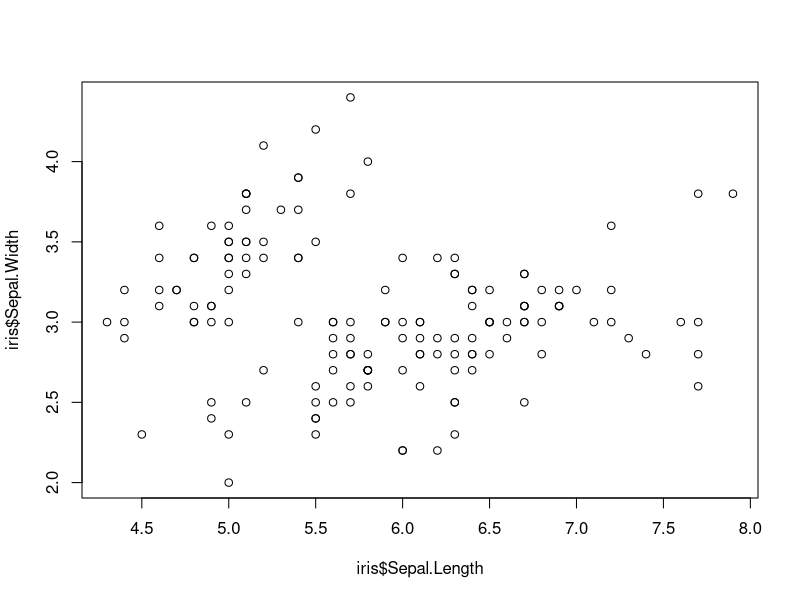
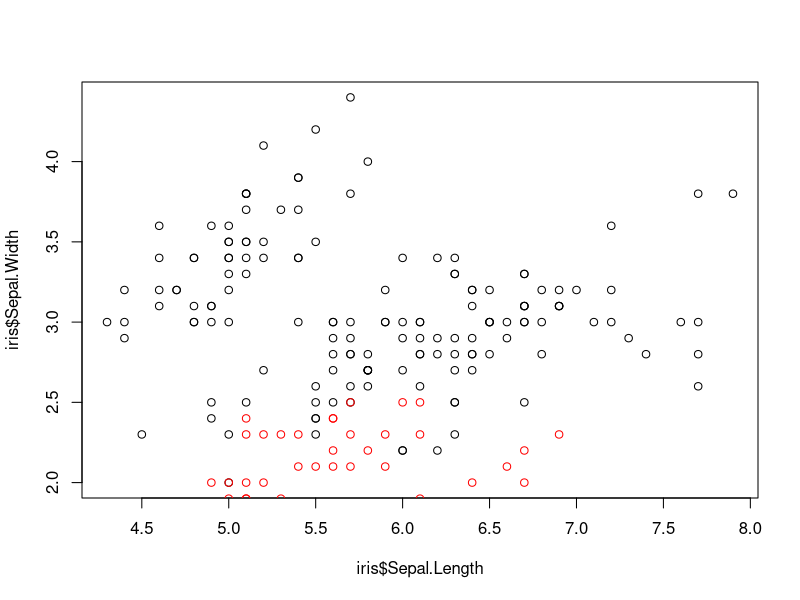
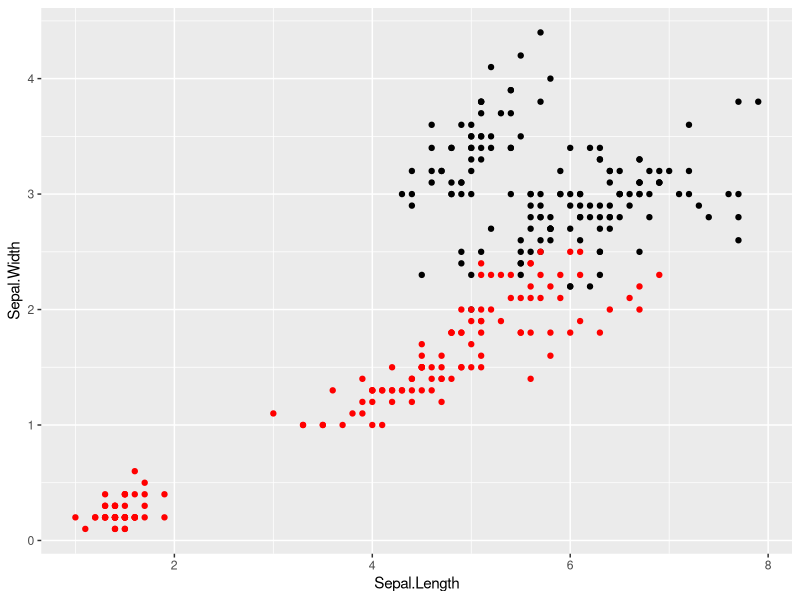
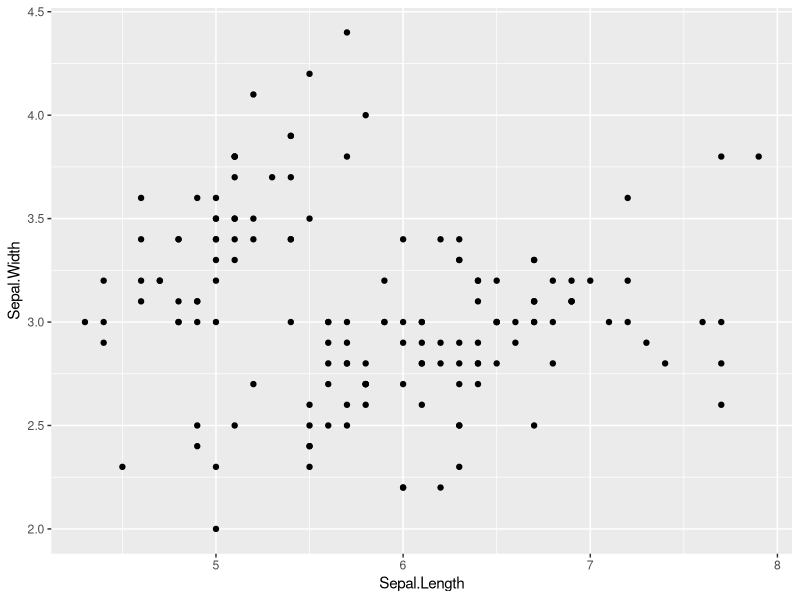
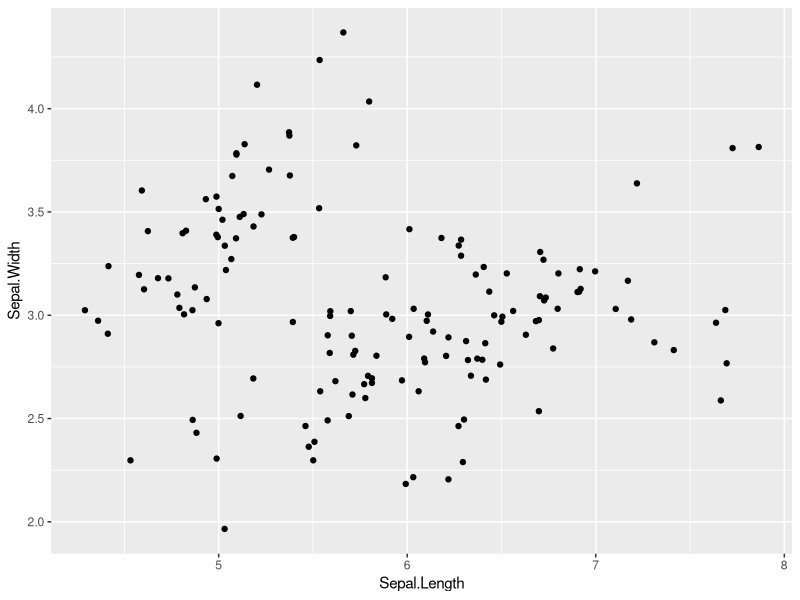

R code for these plots, in order:
## ---- chunk 1
knitr::opts_chunk$set(echo = TRUE)
old.par <- par(no.readonly = TRUE)
## ---- chunk 2
iris <- iris[c(5, 1:4)] # simples reordenamento das variáveis
str(iris)

plot(iris$Sepal.Width ~ iris$Sepal.Length) # gráfico com indicação tipo fórmula "~"

## ---- chunk 3
# primeiro gráfico...
plot(iris$Sepal.Width ~ iris$Sepal.Length) # gráfico com indicação tipo fórmula "~"

# segundo gráfico, adiciono uma nova camada usando a função "points" e uma cor diferente
points(iris$Petal.Length, iris$Petal.Width, col = "red")

## ---- chunk 4
library(ggplot2)
# objeto ggplot
ggplot(iris, aes(x = Sepal.Length, y = Sepal.Width)) +
# camada adicionada de pontos
    geom_point()                                     +
# segunda camada adicionada                 
    geom_point(aes(x = Petal.Length, y = Petal.Width), col = "red")             
                 
## ---- chunk 5
# crio o objeto gplot...
gplot <- ggplot(iris, aes(x = Sepal.Length, y = Sepal.Width))

# adiciono uma camada de pontos ao objeto
gplot + geom_point()

# adiciono uma camada e salvo como outro objeto ggplot, de nome "p"
p <- gplot + geom_jitter()

# chamo ou grafico "p"
p


## ---- chunk 6
sessionInfo()





